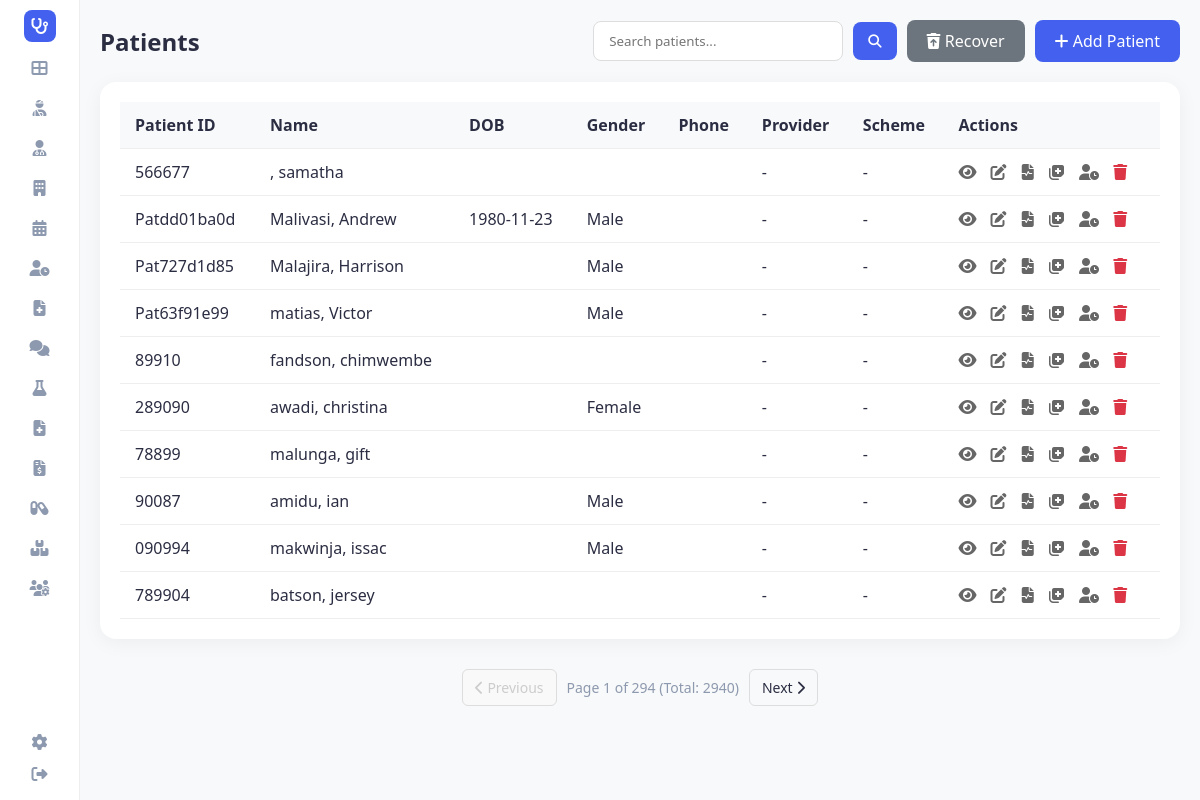
Screenshot of /patients (signed in) with the database file from the repository.
### tables this page shows
CREATE TABLE patients (
                patient_id TEXT PRIMARY KEY,
                first_name TEXT,
                last_name TEXT,
                date_of_birth TEXT,
                gender TEXT,
                phone TEXT,
                email TEXT,
                address TEXT,
                emergency_contact TEXT,
                blood_group TEXT,
                medical_history TEXT,
                created_date TEXT,
                scheme_provider TEXT,
                scheme_type TEXT
            , is_deleted INTEGER DEFAULT 0, deleted_at TEXT);

### app.py (the view)
@app.route('/patients')
def patients():
    page = request.args.get('page', 1, type=int)
    search_term = request.args.get('search', '').strip()
    per_page = 10
    conn = hms.db.get_connection()
    cursor = conn.cursor()
    if search_term:
        search_value = f"%{search_term}%"
        query_params = (search_value, search_value, search_value, search_value, search_value, search_value)
        cursor.execute("""
            SELECT * FROM patients
            WHERE is_deleted = 0 AND (
                patient_id LIKE ?
                OR first_name LIKE ?
                OR last_name LIKE ?
                OR (first_name || ' ' || last_name) LIKE ?
                OR (last_name || ' ' || first_name) LIKE ?
                OR phone LIKE ?
            )
            LIMIT ? OFFSET ?
        """, (*query_params, per_page, (page - 1) * per_page))
        rows = cursor.fetchall()
        cursor.execute("""
            SELECT COUNT(*) FROM patients
            WHERE is_deleted = 0 AND (
                patient_id LIKE ?
                OR first_name LIKE ?
                OR last_name LIKE ?
                OR (first_name || ' ' || last_name) LIKE ?
                OR (last_name || ' ' || first_name) LIKE ?
                OR phone LIKE ?
            )
        """, query_params)
        total_count = cursor.fetchone()[0]
    else:
        cursor.execute("""
            SELECT * FROM patients WHERE is_deleted = 0
            LIMIT ? OFFSET ?
        """, (per_page, (page - 1) * per_page))
        rows = cursor.fetchall()
        cursor.execute("SELECT COUNT(*) FROM patients WHERE is_deleted = 0")
        total_count = cursor.fetchone()[0]
    conn.close()
    patients = [hms.db._row_to_obj(Patient, row) for row in rows]
    total_pages = math.ceil(total_count / per_page) if total_count else 1
    return render_template(
        'patients.html',
        patients=patients,
        page=page,
        total_pages=total_pages,
        total_count=total_count,
        search_term=search_term
    )

### app.py (called while the page is built)
@app.before_request
def require_login():
    allowed_routes = ['login', 'register', 'static']
    if request.endpoint not in allowed_routes and 'user_id' not in session:
        return redirect(url_for('login'))

@app.context_processor
def inject_user():
    username = session.get('username')
    role = session.get('role')
    unread = 0
    if username:
        unread = hms.get_unread_count(username, role)
    return dict(current_user=username, current_role=role, unread_messages_count=unread, hms=hms)

### database/db_manager.py (called while the page is built)
    def get_connection(self):
        conn = sqlite3.connect(self.db_file)
        conn.row_factory = sqlite3.Row
        return conn

    def _row_to_obj(self, cls: Type[T], row: sqlite3.Row) -> T:
        d = dict(row)
        for field in fields(cls):
            if field.type in (dict, Dict[str, Any], list, List[Any]) and d.get(field.name):
                try:
                    d[field.name] = json.loads(d[field.name])
                except:
                    pass
            elif field.type == bool and field.name in d:
                d[field.name] = bool(d[field.name])
        allowed = {f.name for f in fields(cls)}
        filtered = {k: v for k, v in d.items() if k in allowed}
        return cls(**filtered)

### main.py (called while the page is built)
    def get_unread_count(self, user_id: str, role: str) -> int:
        conn = self.db.get_connection()
        cursor = conn.cursor()
        cursor.execute("""
            SELECT COUNT(*) FROM messages
            WHERE is_read = 0 AND (recipient_id = ? OR recipient_id = ? OR recipient_id = 'all')
        """, (user_id, role))
        count = cursor.fetchone()[0]
        conn.close()
        return count

### templates/patients.html (shortened to what this page needs)
<!DOCTYPE html>
<html lang="en">
<head>
    <link rel="stylesheet" href="{{ url_for('static', filename='style.css') }}">
    <link rel="stylesheet" href="https://cdnjs.cloudflare.com/ajax/libs/font-awesome/6.4.0/css/all.min.css">
</head>
<body>
    <div class="container">
        {% include 'sidebar.html' %}
        <main class="main-content">
            <div class="header-actions">
                <h2>Patients</h2>
                <div style="display: flex; gap: 10px;">
                    <form action="{{ url_for('patients') }}" method="get" class="search-form" style="display: flex; align-items: center; gap: 10px;">
                        <input type="text" name="search" placeholder="Search patients..." value="{{ search_term if search_term else '' }}" style="padding: 10px 15px; border: 1px solid #ddd; border-radius: 8px; outline: none; width: 250px;">
                        <button type="submit" style="background-color: #4361ee; color: white; border: none; padding: 10px 15px; border-radius: 8px; cursor: pointer;"><i class="fas fa-search"></i></button>
                    </form>
                    <a href="{{ url_for('deleted_patients') }}" class="btn-add" style="background-color: #6c757d;"><i class="fas fa-trash-restore"></i> Recover</a>
                    <a href="{{ url_for('add_patient') }}" class="btn-add"><i class="fas fa-plus"></i> Add Patient</a>
                </div>
            </div>
            <div class="table-container">
                <table>
                    <thead>
                        <tr>
                            <th>Patient ID</th>
                            <th>Name</th>
                            <th>DOB</th>
                            <th>Gender</th>
                            <th>Phone</th>
                            <th>Provider</th>
                            <th>Scheme</th>
                            <th>Actions</th>
                        </tr>
                    </thead>
                    <tbody>
                        {% for patient in patients %}
                        <tr ondblclick="window.location.href='{{ url_for('patient_details', patient_id=patient.patient_id) }}'" style="cursor: pointer;" title="Double click to view details">
                            <td>{{ patient.patient_id }}</td>
                            <td>{{ patient.last_name }}, {{ patient.first_name }}</td>
                            <td>{{ patient.date_of_birth }}</td>
                            <td>{{ patient.gender }}</td>
                            <td>{{ patient.phone }}</td>
                            <td>{{ patient.scheme_provider or '-' }}</td>
                            <td>{{ patient.scheme_type or '-' }}</td>
                            <td class="actions">
                                <a href="{{ url_for('patient_details', patient_id=patient.patient_id) }}" title="View"><i class="fas fa-eye"></i></a>
                                <a href="{{ url_for('edit_patient', patient_id=patient.patient_id) }}" title="Edit"><i class="fas fa-edit"></i></a>
                                <a href="{{ url_for('view_medical_records', patient_id=patient.patient_id) }}" title="View All Records"><i class="fas fa-file-medical-alt"></i></a>
                                <a href="{{ url_for('add_medical_record', patient_id=patient.patient_id) }}" title="Create Medical Record"><i class="fas fa-notes-medical"></i></a>
                                <a href="{{ url_for('add_to_queue', patient_id=patient.patient_id) }}" title="Add to Queue"><i class="fas fa-user-clock"></i></a>
                                <a href="{{ url_for('delete_patient', patient_id=patient.patient_id) }}" class="delete" title="Delete" onclick="return confirm('Are you sure you want to delete this patient?')"><i class="fas fa-trash"></i></a>
                            </td>
                        </tr>
                        {% endfor %}
                    </tbody>
                </table>
            </div>
            {% if total_pages > 1 %}
            <div class="pagination">
                <a href="{{ url_for('patients', page=page-1, search=search_term) }}" class="pagination-btn {{ 'disabled' if page == 1 else '' }}">
                    <i class="fas fa-chevron-left"></i> Previous
                </a>
                <div class="pagination-info">
                    Page {{ page }} of {{ total_pages }} (Total: {{ total_count }})
                </div>
                <a href="{{ url_for('patients', page=page+1, search=search_term) }}" class="pagination-btn {{ 'disabled' if page == total_pages else '' }}">
                    Next <i class="fas fa-chevron-right"></i>
                </a>
            </div>
            {% endif %}
        </main>
    </div>
</body>
</html>

### static/style.css (style rules this page uses)
:root { --primary-color: #4361ee; --secondary-color: #3f37c9; --success-color: #4cc9f0; --warning-color: #f72585; --text-dark: #2b2d42; --text-light: #8d99ae; --bg-light: #f8f9fa; --white: #ffffff; --sidebar-width: 80px; --border-radius: 16px; --shadow: 0 4px 20px rgba(0, 0, 0, 0.05); }
* { margin: 0; padding: 0; box-sizing: border-box; font-family: 'Segoe UI', Tahoma, Geneva, Verdana, sans-serif; }
body { background-color: var(--bg-light); color: var(--text-dark); min-height: 100vh; margin: 0; }
.container { display: flex !important; min-height: 100vh !important; height: auto !important; overflow: visible !important; }
.main-content { flex: 1 !important; padding: 20px !important; display: flex; flex-direction: column; min-width: 0; }
.pagination { display: flex; justify-content: center; align-items: center; gap: 10px; margin-top: 20px; padding: 10px; }
.pagination-btn { padding: 8px 12px; border: 1px solid #ddd; border-radius: 6px; text-decoration: none; color: var(--text-dark); transition: all 0.2s; font-size: 14px; }
.pagination-btn.disabled { color: #ccc; pointer-events: none; background-color: #f9f9f9; }
.pagination-info { font-size: 14px; color: var(--text-light); }

### templates/patients.html (style rules this page uses)
.table-container { background-color: white; padding: 20px; border-radius: 16px; box-shadow: 0 4px 20px rgba(0, 0, 0, 0.05); }
.header-actions { display: flex; justify-content: space-between; align-items: center; margin-bottom: 20px; }
.btn-add { background-color: #4361ee; color: white; padding: 10px 20px; text-decoration: none; border-radius: 8px; font-weight: 500; }
table { width: 100%; border-collapse: collapse; }
th, td { padding: 12px 15px; text-align: left; border-bottom: 1px solid #eee; }
th { background-color: #f8f9fa; font-weight: 600; }
.actions a { margin-right: 10px; color: #666; text-decoration: none; }
.actions a.delete { color: #dc3545; }

### rows the page displays
patients: patient_id "566677", first_name "samatha", scheme_provider "-", scheme_type "-"
patients: patient_id "Patdd01ba0d", last_name "Malivasi", first_name "Andrew", date_of_birth "1980-11-23", gender "Male", scheme_provider "-", scheme_type "-"
patients: patient_id "Pat727d1d85", last_name "Malajira", first_name "Harrison", gender "Male", scheme_provider "-", scheme_type "-"
patients: patient_id "Pat63f91e99", last_name "matias", first_name "Victor", gender "Male", scheme_provider "-", scheme_type "-"
patients: patient_id "89910", last_name "fandson", first_name "chimwembe", scheme_provider "-", scheme_type "-"
patients: patient_id "289090", last_name "awadi", first_name "christina", gender "Female", scheme_provider "-", scheme_type "-"
patients: patient_id "78899", last_name "malunga", first_name "gift", scheme_provider "-", scheme_type "-"
patients: patient_id "90087", last_name "amidu", first_name "ian", gender "Male", scheme_provider "-", scheme_type "-"
patients: patient_id "090994", last_name "makwinja", first_name "issac", gender "Male", scheme_provider "-", scheme_type "-"
patients: patient_id "789904", last_name "batson", first_name "jersey", scheme_provider "-", scheme_type "-"

### other values shown
{{ page }} "1"
{{ total_pages }} "294"
{{ total_count }} "2940"
